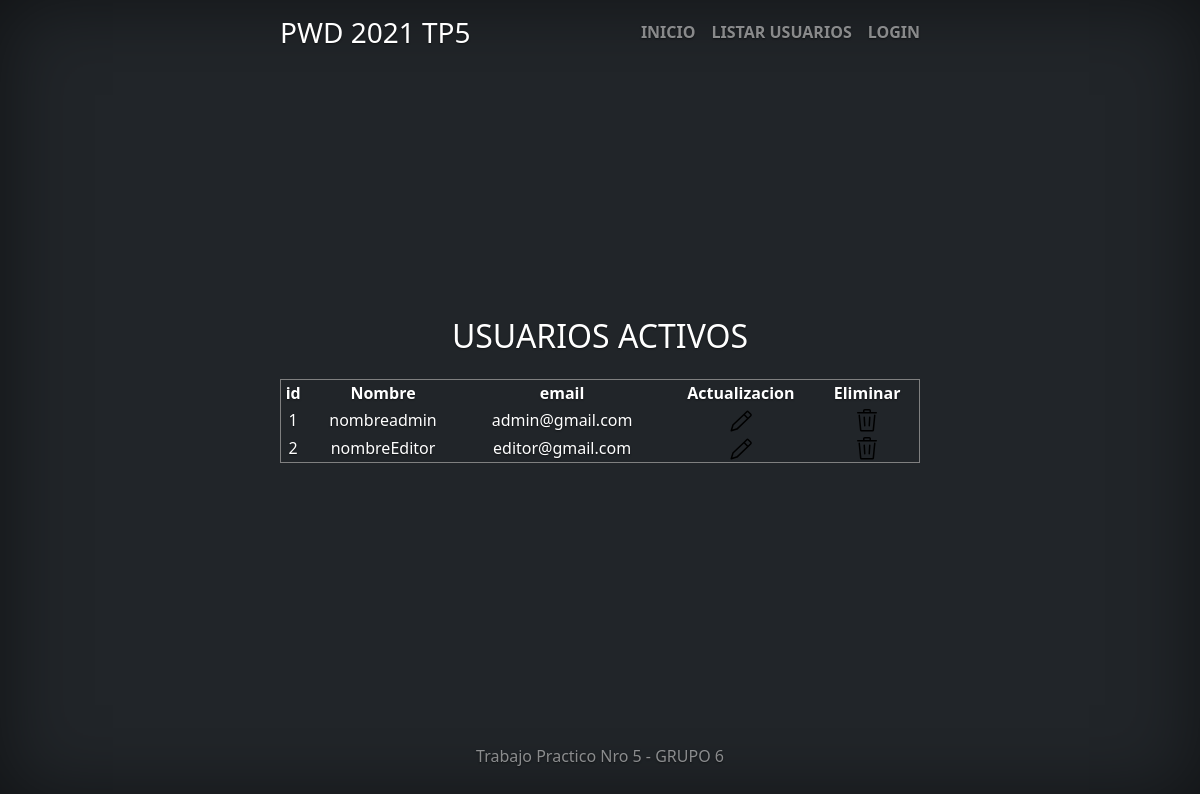
Page /vista/ejercicios/listarUsuario.php on the committed database.
### tables this page shows
CREATE TABLE `usuario`(
`idusuario` bigint(20) NOT NULL,
`usnombre` varchar (50) NOT NULL,
`uspass` varchar (50) NOT NUll,
`usmail` varchar(50) NOT NULL,
`usdeshabilitado` timestamp NULL DEFAULT NULL,
PRIMARY KEY (`idusuario`)
);

### util/funciones.php (called while the page is built, shortened)
<?php
spl_autoload_register(function ($class_name){
    $directorys = array(
        $GLOBALS['ROOT'].'Modelo/',
        $GLOBALS['ROOT'].'Modelo/conector/',
        $GLOBALS['ROOT'].'Modelo/orm/',
        $GLOBALS['ROOT'].'Control/',
    );
})
?>

### modelo/orm/Usuario.php (called while the page is built, shortened)
<?php
class Usuario{
    private $idusuario;
    private $usnombre;
    private $usmail;
    private $usdeshabilitado;
    public function __construct(){
        $this->idusuario="";
        $this->usnombre="";
        $this->usmail="";
        $this->usdeshabilitado=NULL;
    }
   public function getIdusuario(){
        return $this->idusuario;
    }
    public function setIdusuario($idusuario){
        $this->idusuario = $idusuario;
    }
    public function getUsnombre(){
        return $this->usnombre;
    }
    public function setUsnombre($usnombre){
        $this->usnombre = $usnombre;
    }
    public function getUsmail(){
        return $this->usmail;
    }
    public function setUsmail($usmail){
        $this->usmail = $usmail;
    }
    public function getUsdeshabilitado(){
        return $this->usdeshabilitado;
    }
    public function setUsdeshabilitado($usdeshabilitado){
        $this->usdeshabilitado = $usdeshabilitado;
    }
    public static function listar($parametro){
        $arreglo = array();
        $base=new BaseDatos();
        $sql="SELECT * FROM usuario ";
        if ($parametro!="") {
            $sql.='WHERE '.$parametro;
        }
        $res = $base->Ejecutar($sql);
        if($res>-1){
            if($res>0){
                while ($row = $base->Registro()){
                    $obj= new Usuario();
                    $obj->setear($row['idusuario'], $row['usnombre'], $row['uspass'], $row['usmail'],$row['usdeshabilitado']);
                    array_push($arreglo, $obj);
                }
            }
        } else {
        }
        return $arreglo;
    }
}
?>

### modelo/conector/BaseDatos.php (called while the page is built, shortened)
<?php
class BaseDatos extends PDO {
  	private $indice;
  	private $resultado;
    public function __construct(){
        $this->indice =0;
    }
    public function setSQL($e){
        return "\n".$this->sql = $e;
    }
    public function Ejecutar($sql){
        if ( stristr($sql,"select")){
            $resp =  $this->EjecutarSelect($sql);
        }
        return $resp;
   }
   private function EjecutarSelect($sql){
       $cant = -1;
       $resultado=parent::query($sql);
       if(!$resultado){
           $this->analizarDebug();
       }else {
          $arregloResult = $resultado->fetchAll();
          $cant = count($arregloResult);
       }
       return $cant;
   }
   public function Registro() {
       $filaActual = false;
       $indiceActual = $this->getIndice();
       if ($indiceActual>=0) {
           $filas = $this->getResultado();
           if($indiceActual<count($filas)){
               $filaActual =  $filas[$indiceActual];
           }else {
               $this->setIndice(-1);
           }
       }
       return $filaActual;
   }
   private function setIndice ($valor){
       $this->indice = $valor;
   }
   private function getIndice (){
       return $this->indice;
   }
   private function setResultado($valor){
       $this->resultado = $valor;
   }
   private function getResultado(){
      return $this->resultado;
   }
}

### control/ABMUsuario.php (called while the page is built, shortened)
<?php
class ABMUsuario{
    public function buscar($param){
        $where = " true ";
        $arreglo = Usuario::listar($where);
        return $arreglo;
    }
}
?>

### vista/ejercicios/listarUsuario.php (the view, shortened to what this page needs)
<?php
include_once("../estructura/cabecera.php");
$objUsuario = new ABMUsuario();
$usuarios=$objUsuario->buscar(null);
?>
    <h2>USUARIOS ACTIVOS</h2>
    <p class="lead">
    <table border=1>
                <?php
        if(count($usuarios)>0){
            echo
        '<tr>
            <th>id</th><th>Nombre</th><th>email</th><th>Actualizacion</th>
            <th>Eliminar</th>
        </tr>';
                foreach($usuarios as $objU){
                    if($objU->getUsdeshabilitado()== null || $objU->getUsdeshabilitado()== "0000-00-00 00:00:00"){
                    $id = $objU->getIdusuario();
                    $nombre = $objU->getUsnombre();
                    $email = $objU->getUsmail();
                    echo
                    '<tr>
                        <td>'.$id.'</td>
                        <td>'.$nombre.'</td>
                        <td>'.$email.'</td>
                        <td> <a href="../accion/actualizarLogin.php?id='.$id.'"><svg xmlns="http://www.w3.org/2000/svg" viewBox="0 0 24 24" width="24" height="24"><path fill-rule="evenodd" d="M17.263 2.177a1.75 1.75 0 012.474 0l2.586 2.586a1.75 1.75 0 010 2.474L19.53 10.03l-.012.013L8.69 20.378a1.75 1.75 0 01-.699.409l-5.523 1.68a.75.75 0 01-.935-.935l1.673-5.5a1.75 1.75 0 01.466-.756L14.476 4.963l2.787-2.786zm-2.275 4.371l-10.28 9.813a.25.25 0 00-.067.108l-1.264 4.154 4.177-1.271a.25.25 0 00.1-.059l10.273-9.806-2.94-2.939zM19 8.44l2.263-2.262a.25.25 0 000-.354l-2.586-2.586a.25.25 0 00-.354 0L16.061 5.5 19 8.44z"></path></svg></a></td>
                        <td> <a href="../accion/eliminarLogin.php?id='.$id.'"><svg xmlns="http://www.w3.org/2000/svg" viewBox="0 0 24 24" width="24" height="24"><path fill-rule="evenodd" d="M16 1.75V3h5.25a.75.75 0 010 1.5H2.75a.75.75 0 010-1.5H8V1.75C8 .784 8.784 0 9.75 0h4.5C15.216 0 16 .784 16 1.75zm-6.5 0a.25.25 0 01.25-.25h4.5a.25.25 0 01.25.25V3h-5V1.75z"></path><path d="M4.997 6.178a.75.75 0 10-1.493.144L4.916 20.92a1.75 1.75 0 001.742 1.58h10.684a1.75 1.75 0 001.742-1.581l1.413-14.597a.75.75 0 00-1.494-.144l-1.412 14.596a.25.25 0 01-.249.226H6.658a.25.25 0 01-.249-.226L4.997 6.178z"></path><path d="M9.206 7.501a.75.75 0 01.793.705l.5 8.5A.75.75 0 119 16.794l-.5-8.5a.75.75 0 01.705-.793zm6.293.793A.75.75 0 1014 8.206l-.5 8.5a.75.75 0 001.498.088l.5-8.5z"></path></svg></a></td>
                       <td><ion-icon name="close-circle-outline"></ion-icon></td>
                    </tr>';
                }
            }
        }else{
            echo 'No hay usuarios activos';
        }
        ?>
        </table>
    </p>
<?php
include_once("../estructura/pie.php");?>

### vista/css/cover.css (style rules this page uses)
body { text-shadow: 0 .05rem .1rem rgba(0, 0, 0, .5); box-shadow: inset 0 0 5rem rgba(0, 0, 0, .5); }

### rows in the picture
usuario: idusuario "1", usnombre "nombreadmin", usmail "admin@gmail.com"
usuario: idusuario "2", usnombre "nombreEditor", usmail "editor@gmail.com"
